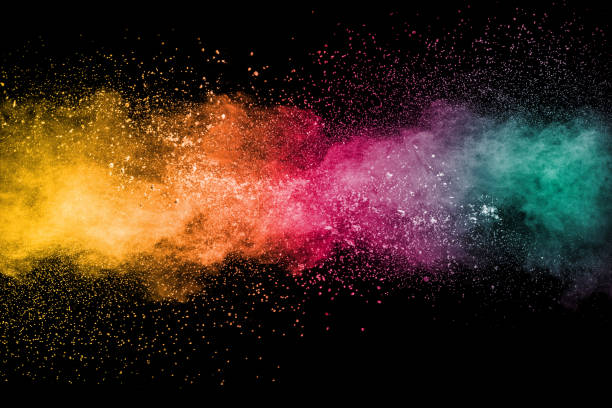
#> input picture python/ImageProcessing/images/istockphoto.jpg, 612 x 408 px, given in place of Lenna.png, which was not available
$ python edge_detection.py
#> lines starting #> are read from the running program, lines starting #| are printed output that depends on the picture; after the words box and inside, x2 and y2 are one past the last pixel; in counts of white or black regions, pixels touching at a corner belong together; pictures that were not available may be replaced by others from this repository, and a replacement may not be noted
### python/ImageProcessing/spatial_filtering.py
#! /usr/bin/python
#  ______________________________________________________
# /\                                                     \
# \_| Filename    : saptial_filtering.py                 |
#   | Maintainer  : Nikin Baidar                         |
#   | Description : Spatial filtering operations         |
#   |   _________________________________________________|_
#    \_/___________________________________________________/

import cv2 as cv
import numpy as np
import os

from convolution import addPadding, removePadding, pause


# [22 lines left out: functions applyLaplacianFilter, applyPrewitt, not called in this run]


def applySobel(src, size) :
    k = size // 2
    x,y = np.mgrid[(-1*k):k+1, (-1*k):(k+1)]
    x[k,:] *= 2
    y[:,k] *= 2
    # print(x,y, sep='\n'*2)
    gradient_x = cv.filter2D(src, -1, x)
    gradient_y = cv.filter2D(src, -1, y)
    gradient_xy = gradient_x + gradient_y
    return {
            'edges_x'  : gradient_x,
            'edges_y'  : gradient_y,
            'edges_xy' : gradient_xy
            }


# [7 lines left out: function applyBoxBlurring, not called in this run]


def applyGaussinaSmoothing(src, size, strength=1):

    # [11 lines left out: function getGaussianFilterUsingLoop, not called in this run]

    def getGaussianFilter(size, sigma=1.0):
        """ Get a filter of size and sigma. """
        size = size // 2
        x, y = np.mgrid[-size:size+1, -size:size+1]
        filter = (1 / (2 * np.pi * sigma**2)) * (np.exp(-(x**2 + y**2)/2))
        filter = filter / (np.sum(filter) if np.sum(filter) != 0 else 1)
        return filter

    filter = getGaussianFilter(size)
    for i in range(strength):
        blurred = cv.filter2D(src, -1, filter)
        src = blurred
    return blurred


# [56 lines left out: function main, not called in this run]

# [2 lines that do not run on import are left out]

### python/ImageProcessing/convolution.py
# !/usr/bin/env python
#  ______________________________________________________________________
# /\                                                                     \
# \_| Filename    : convolution.py                                       |
#   | Maintaner   : Nikin Baidar                                         |
#   | Description : Convolution and correlation with and without padding |
#   |   _________________________________________________________________|_
#    \_/___________________________________________________________________/

import os
import numpy as np
from copy import deepcopy

import cv2 as cv
from skimage.util import img_as_ubyte
import statistics

################################################
# cv2 borders:                                 #
#     cv2.BORDER_CONSTANT (16) -> Zero padding #
#     cv2.BORDER_REFLECT_REPLICATE             #
#     cv2.BORDER_REFLECT                       #
#     cv2.BORDER_WRAP                          #
################################################


def pause():
    """ After displaying an image wait until Escape (ASCII 27)
    is pressed.
    """
    while cv.waitKey() != 27:
        continue
    cv.destroyAllWindows()
    return 0


def addPadding(image, borderType='zero|replicate', depth=1):
    """ Adding padding to images.
    * Args:
        image
        borderType = (str) zero or replicate
        depth = (int) padding depth
    """
    # h_pad -> x = add columns
    # v_pad -> y = add rows

    def replicateBorder(image):
        h_pad_left = image[:,0].reshape(-1,1)
        h_pad_right = image[:,-1].reshape(-1,1)
        v_pad_up = np.hstack(([0], image[0,:], [0]))
        v_pad_down = np.hstack(([0], image[-1,:], [0]))
        image = np.hstack((h_pad_left, image, h_pad_right))
        image = np.vstack((v_pad_up, image, v_pad_down))
        return image

    # [7 lines left out: function zeroPadding, not called in this run]

    for i in range(depth):
        if borderType == 'zero':
            image = zeroPadding(image)
        elif borderType == 'replicate':
            image = replicateBorder(image)

    return image


def removePadding(paddedImage, depth=1):
    for i in range(depth):
        x, y = paddedImage.shape[0] - depth, paddedImage.shape[1] - depth
        paddedImage = paddedImage[1:x,1:y]
    return paddedImage


# [97 lines left out: functions convolve, medianFilter, minFilter, main, not called in this run]

    # [46 lines of commented-out code are left out]


# [2 lines that do not run on import are left out]

### python/ImageProcessing/edge_detection.py
#! /usr/bin/python
#  ______________________________________________________
# /\                                                     \
# \_| Filename    : edge_detection.py                    |
#   | Maintainer  : Nikin Baidar                         |
#   | Description : Edge detector functions              |
#   |   _________________________________________________|_
#    \_/___________________________________________________/

import cv2 as cv
import numpy as np
import os

# Custom modules:
from convolution import addPadding, removePadding, pause
import spatial_filtering

def applyCanny(src, lower_bound, upper_bound, size=3):
    """ Canny edge detection. """

    def remapTheta(theta):
        ''' Maps a given angle to one of 0, 45, 90 and 135.'''
        theta = int(np.ceil(theta)) % 180
        for boundary in ranges.keys():
            if (boundary[0] <= theta) and (theta < boundary[1]):
                mapping = ranges[boundary]
                return mapping

    src = src * 1.0
    m, n = src.shape[0], src.shape[1]

    strong_edge = upper_bound

    ranges = {
                (0, 22.5)      : 0,
                (22.5, 67.5)   : 45,
                (67.5, 112.5)  : 90,
                (112.5, 157.5) : 135,
                (157.5, 181)   : 0,
            }

    # Apply gaussian filter of kernel size 3x3
    blurred = spatial_filtering.applyGaussinaSmoothing(src, size)

    # Calculate the intensity gradients and directions using sobel:
    edges_sobel = spatial_filtering.applySobel(blurred, size)
    gradient_x = edges_sobel.get('edges_x')
    gradient_y = edges_sobel.get('edges_y')
    gradient = np.sqrt(gradient_x**2 + gradient_y**2)
    theta = (np.arctan2(gradient_y, gradient_x)) * (180/np.pi)
    # print(theta)

    # Non maximum supression
    gradient = addPadding(gradient, borderType='replicate')

    for i in range(m):
        for j in range(n):
            if remapTheta(theta[i, j]) == 0:
                # Horizontal: east and west
                if (gradient[i,j] < gradient[i,j-1])   \
                or (gradient[i,j] < gradient[i,j+1]):
                    gradient[i,j] = 0

            elif remapTheta(theta[i, j]) == 45:
                # Major diag: northeast and southwest
                if (gradient[i,j] < gradient[i-1,j+1]) \
                or (gradient[i,j] < gradient[i+1,j-1]):
                    gradient[i,j] = 0

            elif remapTheta(theta[i, j]) == 90:
                # Vertical: north and south
                if (gradient[i,j] < gradient[i-1,j])   \
                or (gradient[i,j] < gradient[i+1,j]):
                    gradient[i,j] = 0

            elif remapTheta(theta[i, j]) == 135:
                # Minor diag: Southeast and northwest
                if (gradient[i,j] > gradient[i-1,j-1]) \
                or (gradient[i,j] > gradient[i+1,j+1]):
                    gradient[i,j] = 0
            else:
                print("error in remapping")

    # Double thresholding
    none_edge = np.where(gradient < lower_bound)
    sure_edge = np.where(gradient >= upper_bound)

    gradient[none_edge[0], none_edge[1]] = 0
    gradient[sure_edge[0], sure_edge[1]] = strong_edge

    # Edge tracking by hysteresis
    for i in range(m):
        for j in range(n):
            if gradient[i,j] >= lower_bound and gradient[i,j] < upper_bound:
                # Check for connection
                pixel_neighbourhood = gradient[i-1:i+2, j-1:j+2]
                if strong_edge in pixel_neighbourhood:
                    gradient[i,j] = strong_edge
                else:
                    gradient[i,j] = 0

    return removePadding(gradient)


def houghTransform(src):
    pass


def main():
    src = cv.imread('./images/Lenna.png', 0)
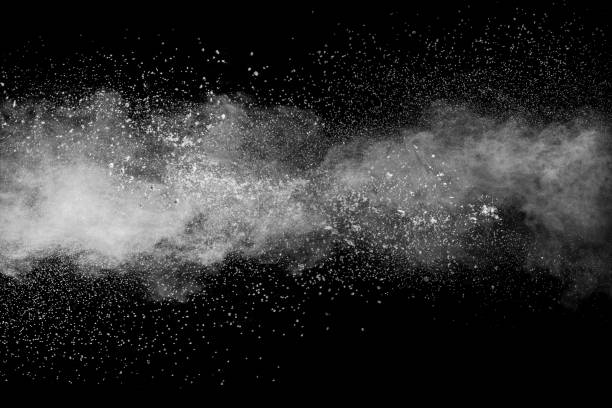
#> src: shape (408, 612); min 0, max 255, mean 48

    #########
    # Canny #
    #########

    edges_canny = applyCanny(src, 80, 100)
#> in applySobel, `gradient_xy = gradient_x + gradient_y`:
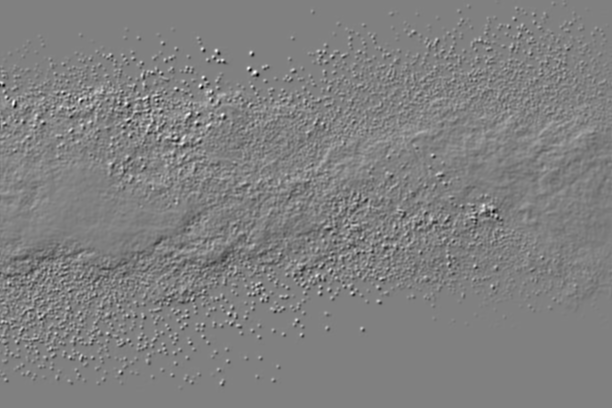
#> gradient_xy: shape (408, 612) float64; min -424.3, max 416.5, mean -0.3; drawn with min black and max white
#> in applyCanny, `edges_sobel = spatial_filtering.applySobel(blurred, size)`: edges_sobel = 3 items
#> in applyCanny, `theta = (np.arctan2(gradient_y, gradient_x)) * (180/np.pi)`:
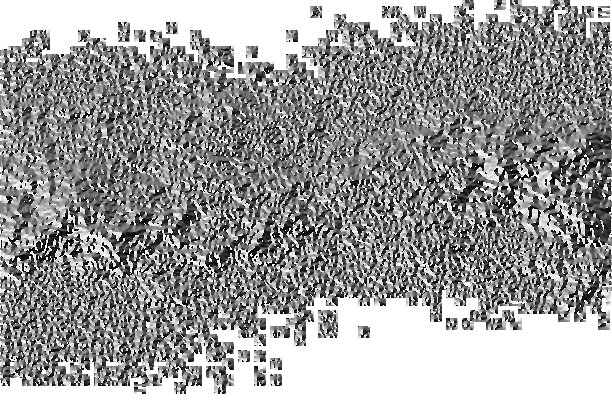
#> theta: shape (408, 612) float64; min -180, max 180, mean 41.4; drawn with min black and max white
#> the loop in addPadding, `for i in range(depth):` made 1 pass
#> pass 1, in replicateBorder, `image = np.vstack((v_pad_up, image, v_pad_down))`:
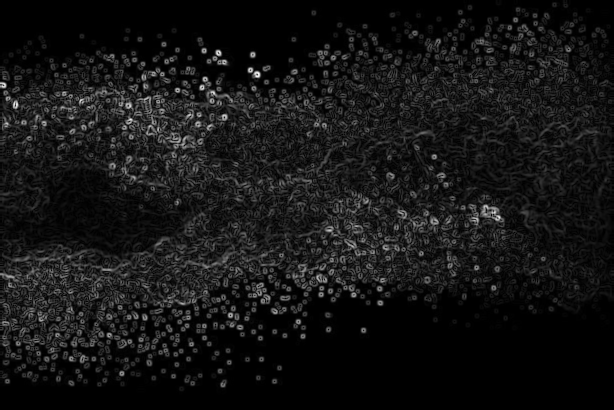
#> image: shape (410, 614) float64; min 0, max 334.2, mean 27.3; drawn with min black and max white
#> in applyCanny, `gradient[sure_edge[0], sure_edge[1]] = strong_edge`:
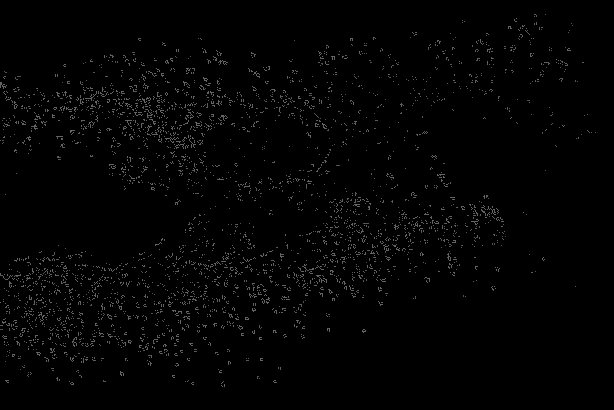
#> gradient: shape (410, 614) float64; min 0, max 100, mean 3
#> after the loop in applyCanny, `for i in range(m):`:
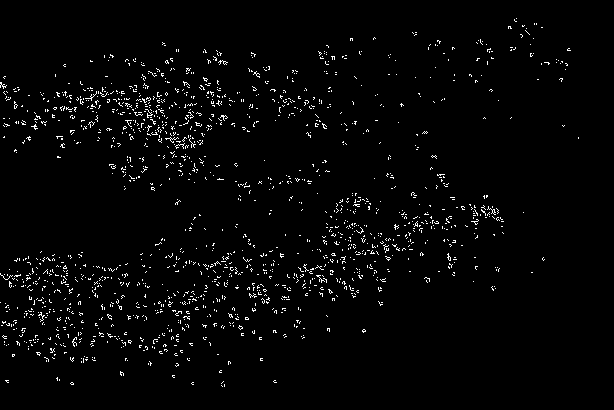
#> gradient: shape (410, 614) float64; values 0 (black) and 100 (white), 2.3% white in thin lines or dots, all inside (x1, y1, x2, y2) = (0, 18, 579, 387)
    edges_canny_cv = cv.Canny(src, 80, 100)
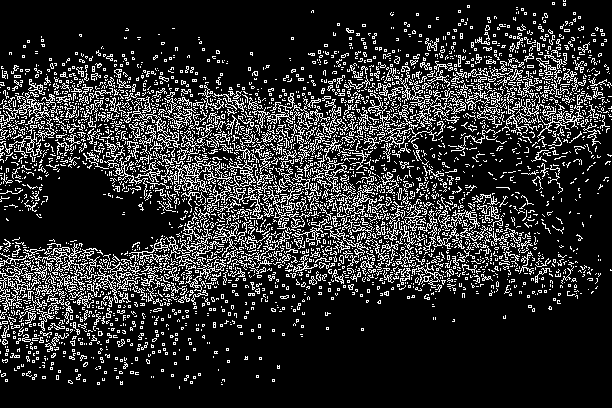
#> edges_canny_cv: shape (408, 612); 17.2% white in thin lines or dots

    cv.imshow("Edge detection using built in ", edges_canny_cv)
    cv.imshow("Edge detection using Canny edge algorithm", edges_canny)

    cv.imshow("Source", src)
    pause();
#> (key Esc is pressed here)

if __name__ == '__main__':
  main()

$ run again, on python/ImageProcessing/images/stock-photo.duckduckgo.com.jpg
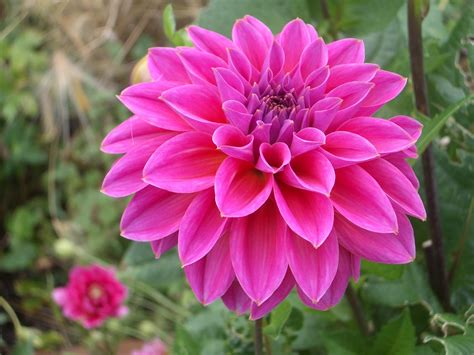
#> input picture python/ImageProcessing/images/stock-photo.duckduckgo.com.jpg, 474 x 355 px, given in place of Lenna.png, which was not available
#> in applySobel, `gradient_xy = gradient_x + gradient_y`:
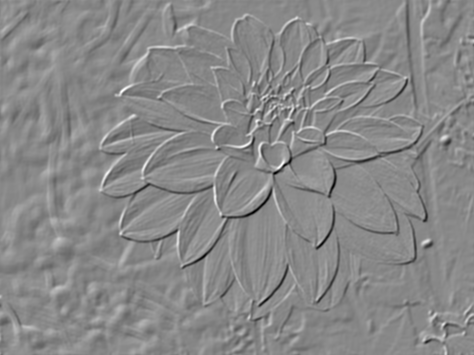
#> gradient_xy: shape (355, 474) float64; min -411.4, max 355.4, mean -0.2; drawn with min black and max white
#> edges_sobel = 3 items
#> edges_canny_cv: shape (355, 474); 11.2% white in thin lines or dots
#> in main, `cv.imshow("Edge detection using Canny edge algorithm", edges_canny)`:
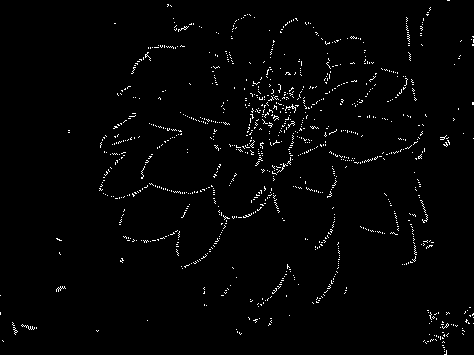
#> window 'Edge detection using Canny edg': shape (355, 474); 1.8% white in thin lines or dots
